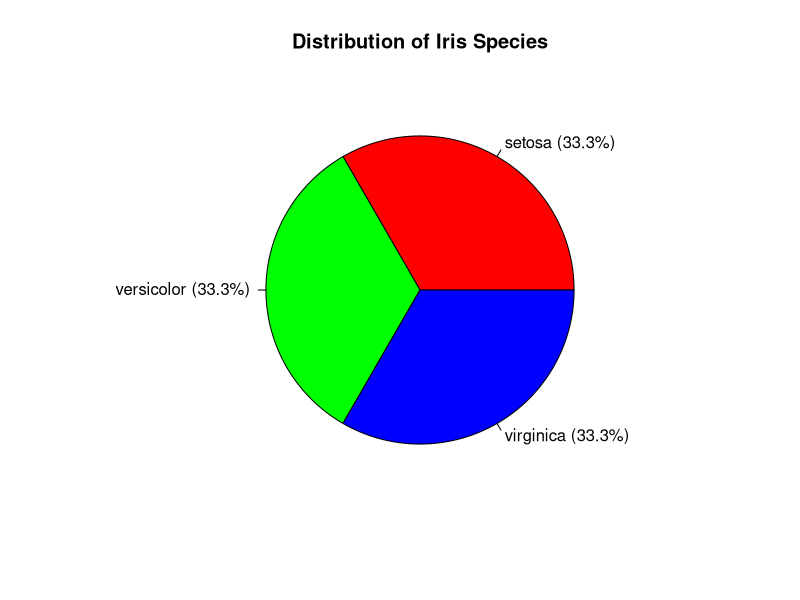
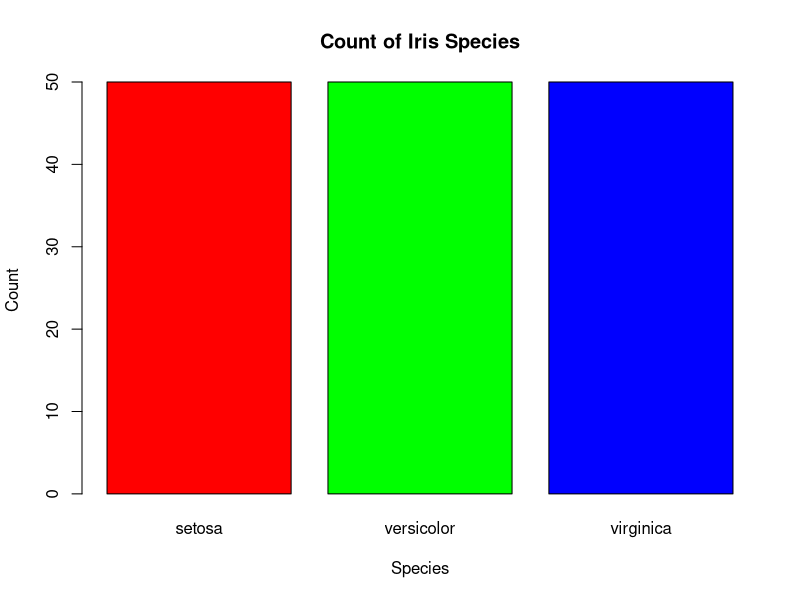
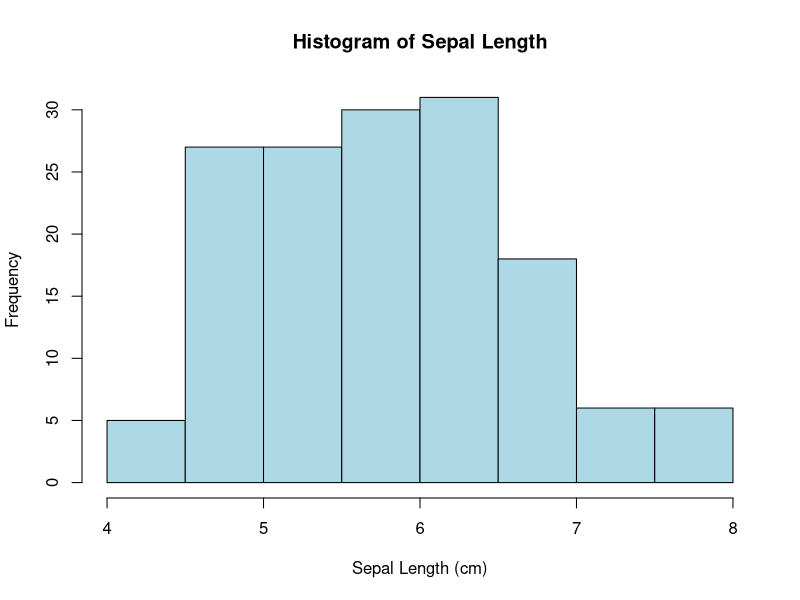
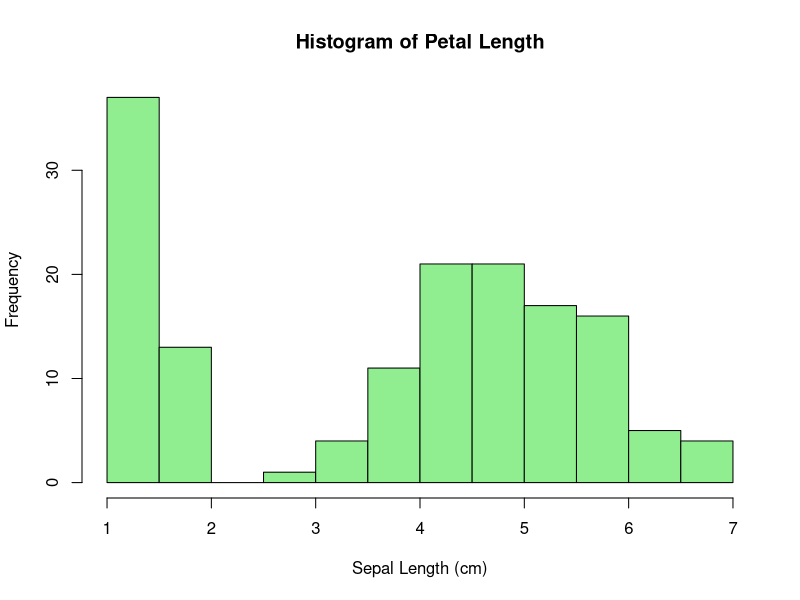
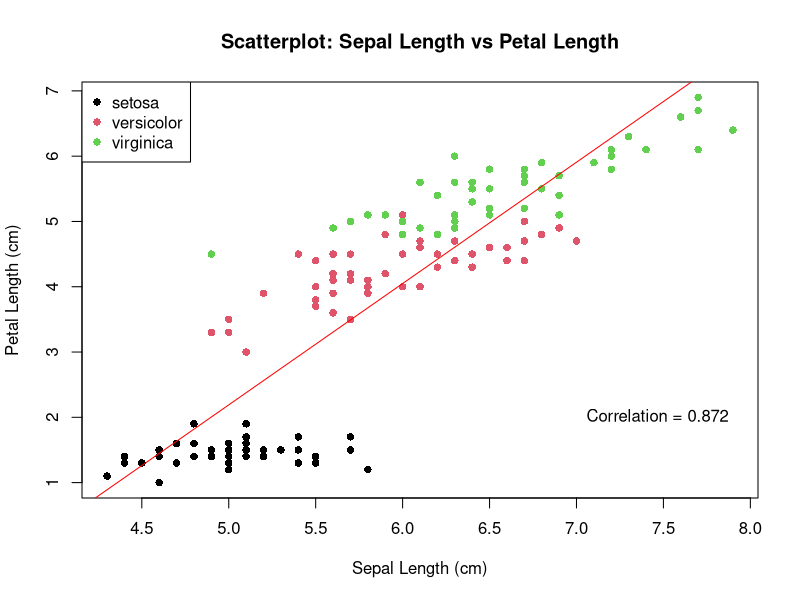

Recreate these plots in R, in order.
# Dataset Exploration

data(iris)

str(iris)

summary(iris)

head(iris)

num_of_species <- length(unique(iris$Species))
print(paste("Number of species in the dataset : ", num_of_species))
cat("Species names:", paste(unique(iris$Species), collapse=", "), "\n")



#remove any rows contain NA
if(sum(is.na(iris)) > 0){
  iris <- na.omit(iris)
}


cat("Mean values:\n")
print(paste("Sepal Length : ", mean(iris$Sepal.Length)))
print(paste("Sepal Width : ", mean(iris$Sepal.Width)))
print(paste("Petal Length : ", mean(iris$Petal.Length)))
print(paste("Petal Width : ", mean(iris$Petal.Width)))

cat("\nMedian values:\n")
print(paste("Sepal Length : ", median(iris$Sepal.Length)))
print(paste("Sepal Width : ", median(iris$Sepal.Width)))
print(paste("Petal Length : ", median(iris$Petal.Length)))
print(paste("Petal Width : ", median(iris$Petal.Width)))

cat("\nStandard deviation values:\n")
print(paste("Sepal Length : ", sd(iris$Sepal.Length)))
print(paste("Sepal Width : ", sd(iris$Sepal.Width)))
print(paste("Petal Length : ", sd(iris$Petal.Length)))
print(paste("Petal Width : ", sd(iris$Petal.Width)))

# Data Visualization

species_counts <- table(iris$Species)
species_percent <- round((species_counts/sum(species_counts))*100, 1)
labels <- paste(names(species_counts), " (", species_percent, "%)", sep="")


png("species_pie_chart.png", width=800, height=600)
pie(species_counts, labels=labels, 
    main="Distribution of Iris Species", 
    col=rainbow(length(species_counts)))
dev.off()

png("species_bar_chart.png", width=800, height=600)
barplot(species_counts, 
        main="Count of Iris Species", 
        xlab="Species", ylab="Count", 
        col=rainbow(length(species_counts)))
dev.off()

png("sepal_length_histogram.png", width=800, height=600)
hist(iris$Sepal.Length, main="Histogram of Sepal Length", 
     xlab="Sepal Length (cm)", 
     col="lightblue", breaks=10)
dev.off()

png("petal_length_histogram.png", width=800, height=600)
hist(iris$Petal.Length, main="Histogram of Petal Length", 
     xlab="Sepal Length (cm)", 
     col="lightgreen", breaks=10)
dev.off()

png("sepal_petal_scatterplot.png", width=800, height=600)
plot(iris$Sepal.Length, iris$Petal.Length, 
     main="Scatterplot: Sepal Length vs Petal Length",
     xlab="Sepal Length (cm)", ylab="Petal Length (cm)",
     col=as.numeric(iris$Species), pch=16)
legend("topleft", legend=levels(iris$Species), col=1:3, pch=16)

abline(lm(Petal.Length ~ Sepal.Length, data=iris), col="red")

correlation <- cor(iris$Sepal.Length, iris$Petal.Length)
text(7, 2, paste("Correlation =", round(correlation, 3)), pos=4)
dev.off()

# Hypothesis Testing

alpha <- 0.05

cat("\n\n1. Lower Tail Test: Is the average Sepal Length significantly lower than 5.8 cm?\n")

cat("Null Hypothesis (H0): mu >= 5.8 cm\n")
cat("Alternative Hypothesis (H1): mu < 5.8 cm\n\n")

t_test_lower <- t.test(iris$Sepal.Length, mu=5.8, alternative="less")
print(t_test_lower)

if(t_test_lower$p.value < alpha) {
  cat("\nConclusion: Reject H0. There is sufficient evidence to conclude that the average Sepal 
      Length is significantly lower than 5.8 cm.\n")
} else {
  cat("\nConclusion: Fail to reject H0. There is insufficient evidence to conclude that the 
      average Sepal Length is significantly lower than 5.8 cm.\n")
}

cat("\n\n2. Upper Tail Test: Is the average Petal Length significantly greater than 3.5 cm?\n")

cat("Null Hypothesis (H0): mu <= 3.5 cm\n")
cat("Alternative Hypothesis (H1): mu > 3.5 cm\n\n")

t_test_upper <- t.test(iris$Petal.Length, mu=3.5, alternative="greater")
print(t_test_upper)

if(t_test_upper$p.value < alpha) {
  cat("\nConclusion: Reject H0. There is sufficient evidence to conclude that the average 
      Petal Length is significantly greater than 3.5 cm.\n")
} else {
  cat("\nConclusion: Fail to reject H0. There is insufficient evidence to conclude 
      that the average Petal Length is significantly greater than 3.5 cm.\n")
}

cat("\n\n3. Two-Tailed Test: Is the average Sepal Width significantly different from 3.0 cm?\n")

cat("Null Hypothesis (H0): mu = 3.0 cm\n")
cat("Alternative Hypothesis (H1): mu ≠ 3.0 cm\n\n")

t_test_two_tailed <- t.test(iris$Sepal.Width, mu=3.0, alternative="two.sided")
print(t_test_two_tailed)


if(t_test_two_tailed$p.value < alpha) {
  cat("\nConclusion: Reject H0. There is sufficient evidence to conclude that the 
      average Sepal Width is significantly different from 3.0 cm.\n")
} else {
  cat("\nConclusion: Fail to reject H0. There is insufficient evidence to conclude 
      that the average Sepal Width is significantly different from 3.0 cm.\n")
}
